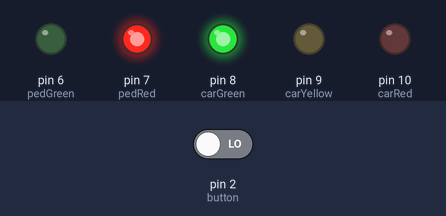
This sketch was run on a simulated Arduino Uno, built with avr-gcc and run on an emulated ATmega328P. On the bench: output pins drawn as LEDs (lit = HIGH). Inputs (shaded band) come from the test bench; at power-on: pin 2 (button) LOW.

Above: at 4.2 s.
4.3 s: pin 2 (button) driven LOW
5.8 s: pin 2 (button) driven HIGH
At 7.1 s:
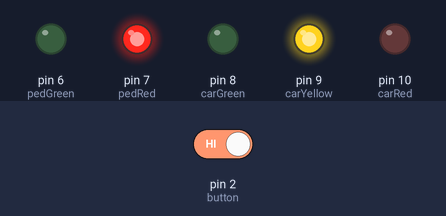
At 12.1 s:
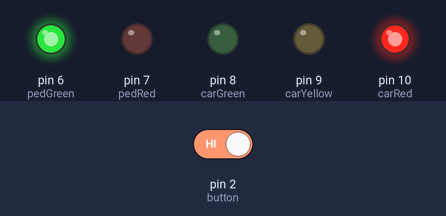
Timing chart, 0 to 22.8 s (numbered marks = the images above; inputs shaded):
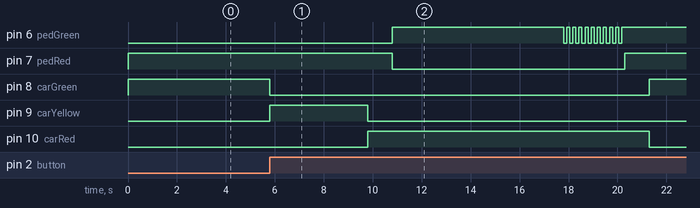

Measured:
- after the input at 4.3 s, every drawn part: stays the same
- after the input at 5.8 s, pin 6 (pedGreen): LOW → HIGH after 5.0 s, then repeats every 0.25 s: LOW 0.13 s, HIGH 0.13 s, until it stays HIGH from 20.2 s; pin 7 (pedRed): HIGH → LOW after 5.0 s, → HIGH 9.5 s later

The sketch:

PedestrianSemaphore.ino
```cpp
int carRed = 10;           // estabelece o semáforo para carros
int carYellow = 9;
int carGreen = 8;
int pedRed = 7;            // estabelece o semáforo para pedestres
int pedGreen = 6;
int button = 2;            // pino do botão
int crossTime = 7000;      // tempo para que os pedestres atravessem
unsigned long changeTime;  // tempo desde que o botão foi pressionado

void setup() {
  //Serial.begin(9600);
  pinMode(carRed, OUTPUT);
  pinMode(carYellow, OUTPUT);
  pinMode(carGreen, OUTPUT);
  pinMode(pedRed, OUTPUT);
  pinMode(pedGreen, OUTPUT);
  pinMode(button, INPUT);        // botão no pino 2
  digitalWrite(carGreen, HIGH);  // acende a luz verde
  digitalWrite(pedRed, HIGH);
}

void loop() {
  int state = digitalRead(button);
  /*
  Serial.print(state);
  Serial.print("\t");
  Serial.println((millis() - changeTime)); */

  /* verifica se o botão foi pressionado e se transcorreram
     5 segundos desde a última vez que isso ocorreu */

  if (state == HIGH && (millis() - changeTime) > 5000) {
    changeLights();  // Chama a função para alterar as luzes
  }
}

void changeLights() {
  digitalWrite(carGreen, LOW);   // apaga o verde
  digitalWrite(carYellow, HIGH); // acende o amarelo
  delay(4000);                   // espera 4 segundos

  digitalWrite(carYellow, LOW);  // apaga o amarelo
  digitalWrite(carRed, HIGH);    // acende o vermelho
  delay(1000);                   // espera 1 segundo, por segurança

  digitalWrite(pedRed, LOW);     // apaga o vermelho dos pedestres
  digitalWrite(pedGreen, HIGH);  // acende o verde dos pedestres
  delay(crossTime);              // espera por um intervalo de tempo predefinido

  // pisca o verde dos pedestres
  for (int x = 0; x < 10; x++) {
    digitalWrite(pedGreen, LOW);
    delay(125);
    digitalWrite(pedGreen, HIGH);
    delay(125);
  }


  digitalWrite(pedRed, HIGH);    // acende o vermelho dos pedestres
  delay(1000);
  digitalWrite(carRed, LOW);     // apaga o vermelho
  digitalWrite(carGreen, HIGH);  // acende o verde
  digitalWrite(carYellow, LOW);  // apaga o amarelo


  changeTime = millis();         // registra o tempo desde a última alteração no semáforo
                                 // depois retorna para o loop principal do programa
}
```
